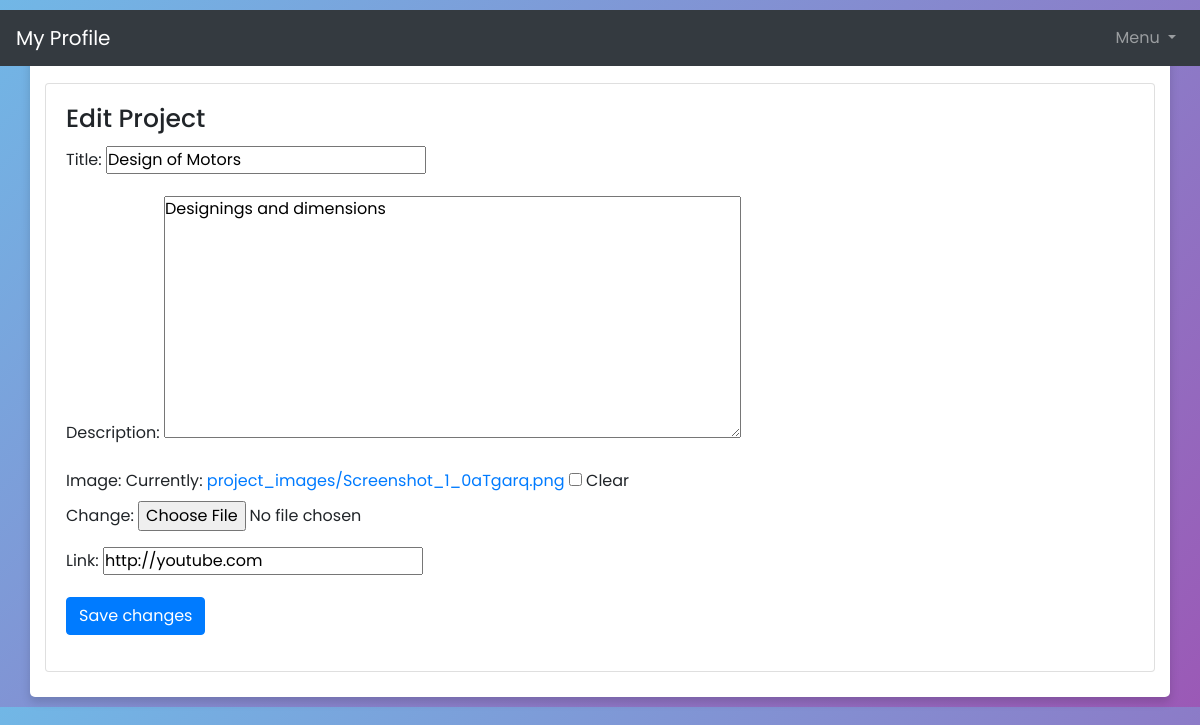
The app's page /profiles/edit_project/6/ (signed in) with its own data.
### user_profile/models.py (models this page shows, shortened)
class Project(models.Model):
    user = models.ForeignKey(User, on_delete=models.CASCADE)
    title = models.CharField(max_length=200)
    description = models.TextField()
    image = models.ImageField(upload_to='project_images', blank=True, null=True)
    link = models.URLField(blank=True, null=True)

### user_profile/views.py (the view)
# urls.py: path('edit_project/<int:pk>/', views.edit_project, name='edit_project'),
def edit_project(request, pk):
    project = get_object_or_404(Project, pk=pk, user=request.user)
    if request.method == 'POST':
        form = ProjectForm(request.POST, request.FILES, instance=project)
        if form.is_valid():
            form.save()
            return redirect('profile')
    else:
        form = ProjectForm(instance=project)
    return render(request, 'profiles/edit_project.html', {'form': form})

### user_profile/forms.py
class ProjectForm(forms.ModelForm):
    class Meta:
        model = Project
        fields = ['title', 'description', 'image', 'link']

### templates/profiles/edit_project.html (shortened to what this page needs)
{% extends 'base.html' %}
{% block content %}
<div class="card mt-4">
    <div class="card-body">
        <h5 class="card-title">Edit Project</h5>
        <form method="post" enctype="multipart/form-data">
            {{ form.as_p }}
            <div class="form-group mt-3">
                <button type="submit" class="btn btn-primary">Save changes</button>
            </div>
        </form>
    </div>
</div>
{% endblock %}

### static/pstyle.css (style rules this page uses)
* { margin: 0; padding: 0; box-sizing: border-box; font-family: 'Poppins', sans-serif; }
body { display: flex; justify-content: center; align-items: flex-start; padding: 10px; background: linear-gradient(135deg, #71b7e6, #9b59b6); }
.card { margin-top: 20px; }
.card-title { font-size: 25px; font-weight: 500; }
.form-group { margin-bottom: 15px; }

### records on screen
Project: title "Design of Motors", description "Designings and dimensions", link "http://youtube.com"
